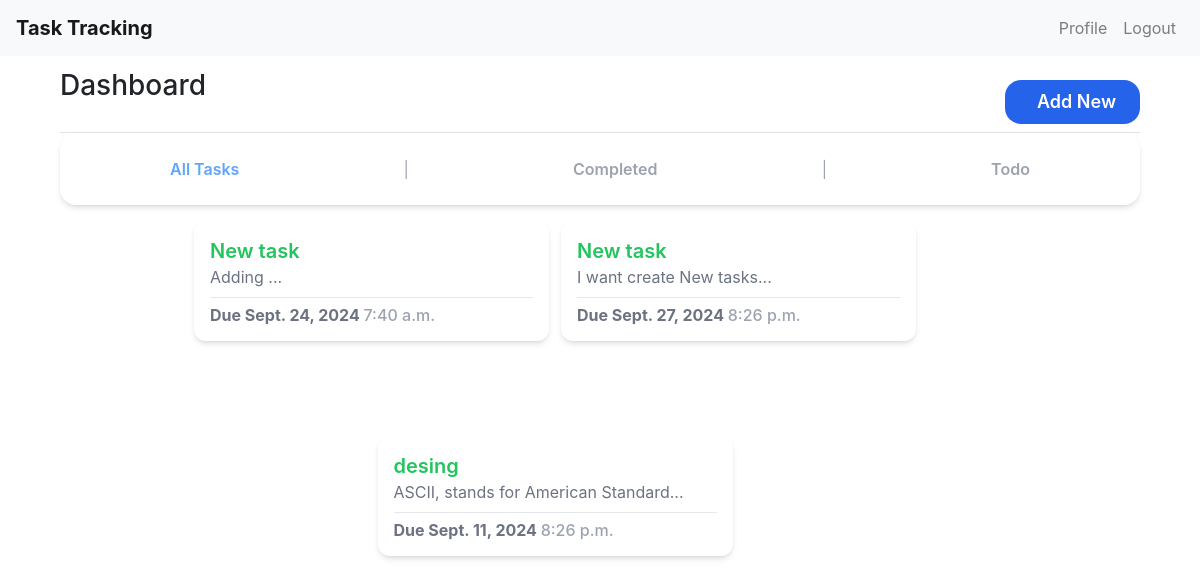
The app's page /home_nav with its own data.
### task_tracking_app/models.py (models this page shows, shortened)
class TaskNew(models.Model):
    title = models.CharField(max_length=35)
    description = models.TextField(null=True, blank=True)
    due_date = models.DateField()
    due_time = models.TimeField()
    completed = models.BooleanField(default=False)

### task_tracking_app/views.py (the view)
# urls.py: path('home_nav', views.home, name='home'),
def home(request):
    tasks = TaskNew.objects.all()
    return render(request, 'dashboard.html', {
        'tasks': tasks,
    })

### task_tracking_app/templates/dashboard.html (shortened to what this page needs)
{% extends 'base.html' %} {% block content %}
<div class="container-fluid">
  <div class="row">
    <main class="col-md-12 ms-sm-auto col-lg-12 px-md-6">
      <div
        class="d-flex justify-content-between flex-wrap flex-md-nowrap align-items-center pt-6 pb-2 mb-6 border-bottom"
      >
        <h1 class="h3">Dashboard</h1>
        <div class="btn-toolbar mb-2 mb-md-0">
          <div class="btn-group me-2">
            <a
        class="bg-blue-600 py-2 px-4 text-white font-semibold rounded-2xl text-lg mt-4 flex items-center gap-2"
        href="{% url 'add_task' %}"
        > Add New</a
      >
        </div>
    </div>
</div>
{% include 'home_nav.html' %}
    <section
      class="flex flex-1 flex-wrap justify-center gap-3 bg-[#fff0] w-12/12 md:w-11/12 h-full mb-3 rounded-2xl p-3 overflow-y-auto scrollbar-hide"
    >
      {% for task in tasks %}
      {% if task.completed %}
      <div
        class="w-[455px] flex flex-col shadow-md bg-white h-[120px] rounded-xl p-3"
      >
        <div class="flex flex-row justify-between">
          <div>
            <a href="{% url 'task_detail' task.id %}">
              <h1
                class="text-green-500 font-semibold text-xl italic line-through"
              >
                {{ task.title }}
              </h1>
            </a>
            <p class="text-gray-500 text-md">
              {{ task.description | slice:":35" }}
            </p>
          </div>
          <a href="{% url 'toggle_complete' task.id %}">
            <i class="bx bxs-check-circle bx-sm text-green-500"></i>
          </a>
        </div>
        <hr class="border-t border-gray-200 my-2" />
        <div class="flex flex-row justify-between">
          <h2 class="text-blue-400 font-bold">
            Completed <i class="bx bxs-badge-check"></i>
          </h2>
          <a href="{% url 'delete' task.id %}">
            <i class="bx bxs-trash bx-sm text-red-500"></i>
          </a>
        </div>
      </div>
      {% else %}
      <div
        class="w-[355px] flex flex-col shadow-md bg-white h-[120px] rounded-xl p-3"
      >
        <div class="flex flex-row justify-between">
          <div>
            <a href="{% url 'task_detail' task.id %}">
              <h1 class="text-green-500 font-semibold text-xl">
                {{ task.title }}
              </h1>
            </a>
            <p class="text-gray-500 text-md">
              {{ task.description | slice:":35" }}...
            </p>
          </div>
        </div>
        <hr class="border-t border-gray-200 my-2" />
        <div class="flex flex-row justify-between">
          <h2 class="text-gray-500 font-bold">
            Due {{ task.due_date }} <span class="font-medium text-gray-400">{{ task.due_time }}</span>
          </h2>
        </div>
      </div>
      {% endif %}
      {% endfor %}
    </section>
{% endblock content %}

### task_tracking_app/static/css/styles.css (style rules this page uses)
body { padding: 0; }
html { line-height: 1.5; -webkit-text-size-adjust: 100%; -moz-tab-size: 4; -o-tab-size: 4; tab-size: 4; font-family: ui-sans-serif, system-ui, -apple-system, BlinkMacSystemFont, "Segoe UI", Roboto, "Helvetica Neue", Arial, "Noto Sans", sans-serif, "Apple Color Emoji", "Segoe UI Emoji", "Segoe UI Symbol", "Noto Color Emoji"; font-feature-settings: normal; font-variation-settings: normal; }
body { margin: 0; line-height: inherit; }
hr { height: 0; color: inherit; border-top-width: 1px; }
h1, h2, h3, h4, h5, h6 { font-size: inherit; font-weight: inherit; }
a { color: inherit; text-decoration: inherit; }
blockquote, dl, dd, h1, h2, h3, h4, h5, h6, hr, figure, p, pre { margin: 0; }
.my-2 { margin-top: 0.5rem; margin-bottom: 0.5rem; }
.mb-2 { margin-bottom: 0.5rem; }
.mb-3 { margin-bottom: 0.75rem; }
.mt-4 { margin-top: 1rem; }
.flex { display: flex; }
.h-\[120px\] { height: 120px; }
.h-full { height: 100%; }
.w-\[355px\] { width: 355px; }
.flex-1 { flex: 1 1 0%; }
.flex-row { flex-direction: row; }
.flex-col { flex-direction: column; }
.flex-wrap { flex-wrap: wrap; }
.items-center { align-items: center; }
.justify-center { justify-content: center; }
.justify-between { justify-content: space-between; }
.gap-2 { gap: 0.5rem; }
.gap-3 { gap: 0.75rem; }
.overflow-y-auto { overflow-y: auto; }
.rounded-2xl { border-radius: 1rem; }
.rounded-xl { border-radius: 0.75rem; }
.border-t { border-top-width: 1px; }
.border-gray-200 { --tw-border-opacity: 1; border-color: rgb(229 231 235 / var(--tw-border-opacity)); }
.bg-\[\#fff0\] { background-color: #fff0; }
.bg-blue-600 { --tw-bg-opacity: 1; background-color: rgb(37 99 235 / var(--tw-bg-opacity)); }
.bg-white { --tw-bg-opacity: 1; background-color: rgb(255 255 255 / var(--tw-bg-opacity)); }
.p-3 { padding: 0.75rem; }
.px-4 { padding-left: 1rem; padding-right: 1rem; }
.py-2 { padding-top: 0.5rem; padding-bottom: 0.5rem; }
.text-lg { font-size: 1.125rem; line-height: 1.75rem; }
.text-xl { font-size: 1.25rem; line-height: 1.75rem; }
.font-bold { font-weight: 700; }
.font-medium { font-weight: 500; }
.font-semibold { font-weight: 600; }
.text-gray-400 { --tw-text-opacity: 1; color: rgb(156 163 175 / var(--tw-text-opacity)); }
.text-gray-500 { --tw-text-opacity: 1; color: rgb(107 114 128 / var(--tw-text-opacity)); }
.text-green-500 { --tw-text-opacity: 1; color: rgb(34 197 94 / var(--tw-text-opacity)); }
.text-white { --tw-text-opacity: 1; color: rgb(255 255 255 / var(--tw-text-opacity)); }
.shadow-md { --tw-shadow: 0 4px 6px -1px rgb(0 0 0 / 0.1), 0 2px 4px -2px rgb(0 0 0 / 0.1); --tw-shadow-colored: 0 4px 6px -1px var(--tw-shadow-color), 0 2px 4px -2px var(--tw-shadow-color); box-shadow: var(--tw-ring-offset-shadow, 0 0 #0000), var(--tw-ring-shadow, 0 0 #0000), var(--tw-shadow); }
@media (min-width: 768px) { .md\:w-11\/12 { width: 91.666667%; } }

### records on screen
TaskNew: title "New task", description "Adding", due_date "Sept. 24, 2024", due_time "7:40 a.m."
TaskNew: title "New task", description "I want create New tasks", due_date "Sept. 27, 2024", due_time "8:26 p.m."
TaskNew: title "desing", description "ASCII, stands for American Standard", due_date "Sept. 11, 2024", due_time "8:26 p.m."
